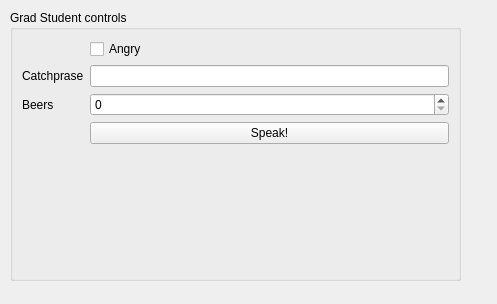
<?xml version="1.0" encoding="UTF-8"?>
<ui version="4.0">
 <class>Form</class>
 <widget class="QWidget" name="Form">
  <property name="geometry">
   <rect>
    <x>0</x>
    <y>0</y>
    <width>497</width>
    <height>304</height>
   </rect>
  </property>
  <property name="windowTitle">
   <string>Form</string>
  </property>
  <widget class="QGroupBox" name="groupBox">
   <property name="geometry">
    <rect>
     <x>10</x>
     <y>10</y>
     <width>451</width>
     <height>271</height>
    </rect>
   </property>
   <property name="title">
    <string>Grad Student controls</string>
   </property>
   <layout class="QFormLayout" name="formLayout_2">
    <item row="0" column="1">
     <widget class="QCheckBox" name="angry_checkBox">
      <property name="text">
       <string>Angry</string>
      </property>
     </widget>
    </item>
    <item row="1" column="0">
     <widget class="QLabel" name="label_3">
      <property name="text">
       <string>Catchprase</string>
      </property>
     </widget>
    </item>
    <item row="1" column="1">
     <widget class="QLineEdit" name="catchphrase_lineEdit"/>
    </item>
    <item row="2" column="0">
     <widget class="QLabel" name="label">
      <property name="text">
       <string>Beers</string>
      </property>
     </widget>
    </item>
    <item row="2" column="1">
     <widget class="QSpinBox" name="beers_spinBox"/>
    </item>
    <item row="3" column="1">
     <widget class="QPushButton" name="speak_pushButton">
      <property name="text">
       <string>Speak!</string>
      </property>
     </widget>
    </item>
   </layout>
  </widget>
 </widget>
 <resources/>
 <connections/>
</ui>
